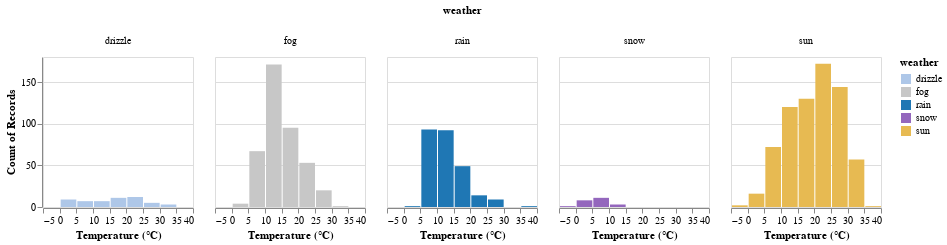

Notebook source saved alongside this figure:
### Code cell
colors = alt.Scale(
    domain=['drizzle', 'fog', 'rain', 'snow', 'sun'],
    range=['#aec7e8', '#c7c7c7', '#1f77b4', '#9467bd', '#e7ba52']
)

alt.Chart(weather_pl).mark_bar().transform_filter(
    'datum.location == "Seattle"'
).encode(
    alt.X('temp_max:Q', bin=True, title='Temperature (°C)'),
    alt.Y('count():Q'),
    alt.Color('weather:N', scale=colors),
    alt.Column('weather:N')
).properties(
    width=150,
    height=150
)

### Figure 1 — Vega-Lite specification as saved in the notebook (floating-point values rounded to 4 significant figures; data arrays with more than 128 entries replaced by an {"elided": "..."} marker saying what was removed)
{"config": {"view": {"continuousWidth": 300, "continuousHeight": 300}}, "data": {"name": "data-9ec872ab70bedb632340c46eb2bd33b5"}, "mark": {"type": "bar"}, "encoding": {"color": {"field": "weather", "scale": {"domain": ["drizzle", "fog", "rain", "snow", "sun"], "range": ["#aec7e8", "#c7c7c7", "#1f77b4", "#9467bd", "#e7ba52"]}, "type": "nominal"}, "column": {"field": "weather", "type": "nominal"}, "x": {"bin": true, "field": "temp_max", "title": "Temperature (°C)", "type": "quantitative"}, "y": {"aggregate": "count", "type": "quantitative"}}, "height": 150, "transform": [{"filter": "datum.location == \"Seattle\""}], "width": 150, "$schema": "https://vega.github.io/schema/vega-lite/v5.20.1.json", "datasets": {"data-9ec872ab70bedb632340c46eb2bd33b5": {"elided": "2922 records"}}}
